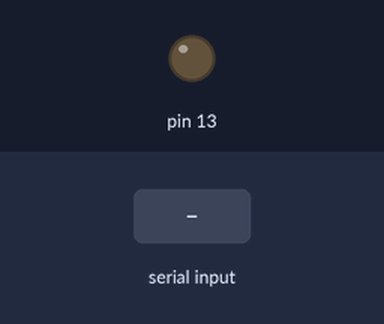
Simulated run of this sketch. Board: Arduino Uno, built with avr-gcc and run on an emulated ATmega328P. Shown: output pins drawn as LEDs (lit = HIGH). The test bench sets the inputs (shaded band).

Above: at 1.2 s.
1.3 s: "A" received over Serial
At 2.0 s:
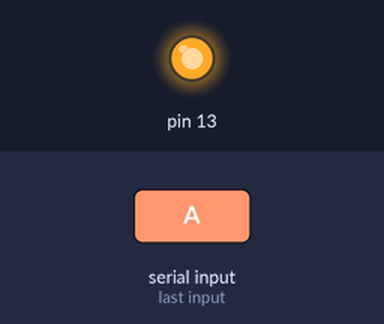
2.8 s: "B" received over Serial
At 3.1 s:
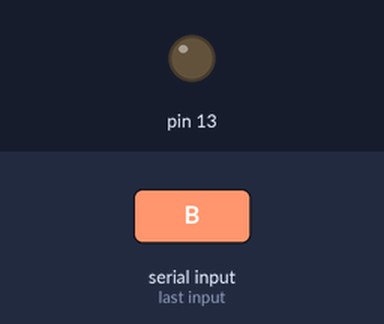
Timing chart, 0 to 5.8 s (numbered marks = the images above; inputs shaded):
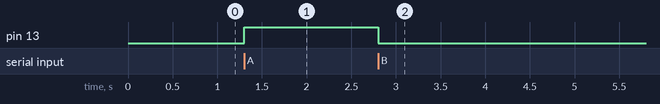

The sketch:

serialread.ino
```cpp
int in = 0;
void setup() {
  pinMode(13, OUTPUT);
  Serial.begin(9600);
}

void loop() {
  if(Serial.available() > 0){
    in = Serial.read();
    if(in == 'A'){
      digitalWrite(13, HIGH);
      delay(1000);
    }
    else if(in == 'B'){
      digitalWrite(13, LOW);
      delay(1000);
    }
  }
}
```

Measured:
- after the input at 1.3 s, pin 13: LOW → HIGH at once
- after the input at 2.8 s, pin 13: HIGH → LOW at once
